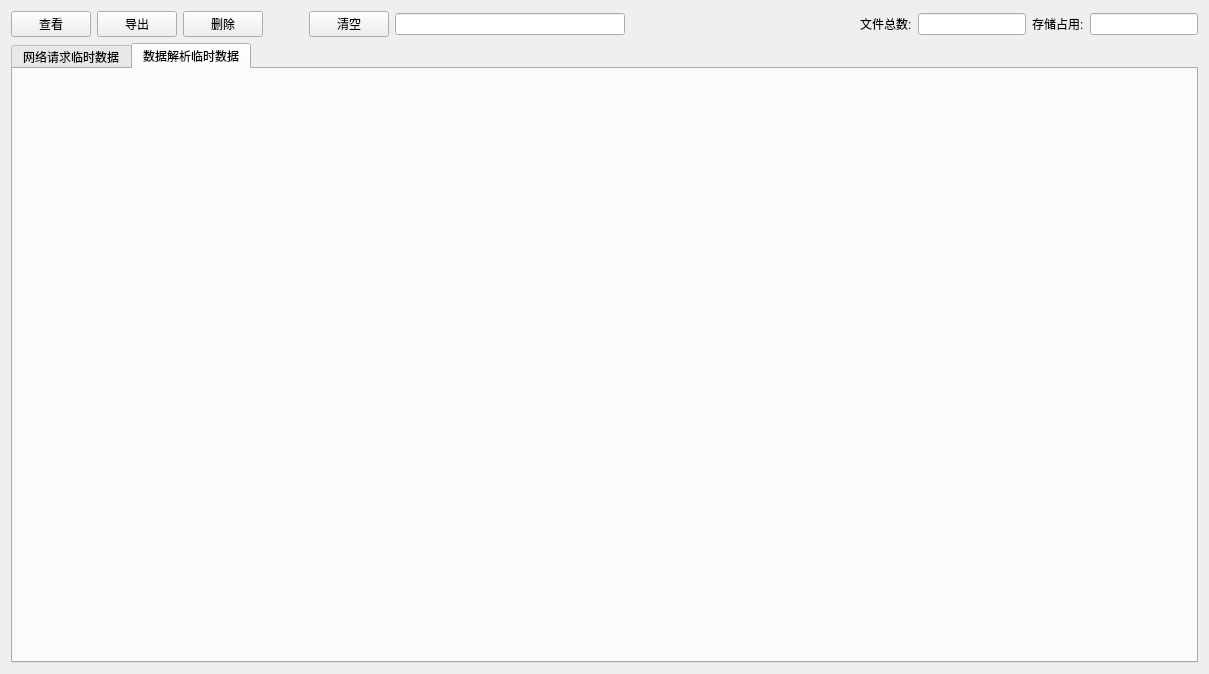
<?xml version="1.0" encoding="UTF-8"?>
<ui version="4.0">
 <class>Ui_TempviewIndex</class>
 <widget class="QWidget" name="Ui_TempviewIndex">
  <property name="geometry">
   <rect>
    <x>0</x>
    <y>0</y>
    <width>1209</width>
    <height>674</height>
   </rect>
  </property>
  <property name="windowTitle">
   <string>Form</string>
  </property>
  <layout class="QVBoxLayout" name="verticalLayout">
   <item>
    <layout class="QHBoxLayout" name="horizontalLayout">
     <item>
      <widget class="QPushButton" name="pushButton">
       <property name="text">
        <string>查看</string>
       </property>
      </widget>
     </item>
     <item>
      <widget class="QPushButton" name="pushButton_2">
       <property name="text">
        <string>导出</string>
       </property>
      </widget>
     </item>
     <item>
      <widget class="QPushButton" name="pushButton_3">
       <property name="text">
        <string>删除</string>
       </property>
      </widget>
     </item>
     <item>
      <spacer name="horizontalSpacer">
       <property name="orientation">
        <enum>Qt::Horizontal</enum>
       </property>
       <property name="sizeType">
        <enum>QSizePolicy::Fixed</enum>
       </property>
       <property name="sizeHint" stdset="0">
        <size>
         <width>40</width>
         <height>20</height>
        </size>
       </property>
      </spacer>
     </item>
     <item>
      <widget class="QPushButton" name="pushButton_4">
       <property name="text">
        <string>清空</string>
       </property>
      </widget>
     </item>
     <item>
      <widget class="QLineEdit" name="lineEdit_3">
       <property name="layoutDirection">
        <enum>Qt::LeftToRight</enum>
       </property>
      </widget>
     </item>
     <item>
      <spacer name="horizontalSpacer_2">
       <property name="orientation">
        <enum>Qt::Horizontal</enum>
       </property>
       <property name="sizeHint" stdset="0">
        <size>
         <width>40</width>
         <height>20</height>
        </size>
       </property>
      </spacer>
     </item>
     <item>
      <widget class="QLabel" name="label">
       <property name="text">
        <string>文件总数:</string>
       </property>
      </widget>
     </item>
     <item>
      <widget class="QLineEdit" name="lineEdit">
       <property name="sizePolicy">
        <sizepolicy hsizetype="Fixed" vsizetype="Fixed">
         <horstretch>0</horstretch>
         <verstretch>0</verstretch>
        </sizepolicy>
       </property>
       <property name="focusPolicy">
        <enum>Qt::NoFocus</enum>
       </property>
       <property name="acceptDrops">
        <bool>false</bool>
       </property>
      </widget>
     </item>
     <item>
      <widget class="QLabel" name="label_2">
       <property name="text">
        <string>存储占用:</string>
       </property>
      </widget>
     </item>
     <item>
      <widget class="QLineEdit" name="lineEdit_2">
       <property name="sizePolicy">
        <sizepolicy hsizetype="Fixed" vsizetype="Fixed">
         <horstretch>0</horstretch>
         <verstretch>0</verstretch>
        </sizepolicy>
       </property>
       <property name="focusPolicy">
        <enum>Qt::NoFocus</enum>
       </property>
       <property name="acceptDrops">
        <bool>false</bool>
       </property>
      </widget>
     </item>
    </layout>
   </item>
   <item>
    <widget class="QTabWidget" name="tabWidget">
     <property name="tabPosition">
      <enum>QTabWidget::North</enum>
     </property>
     <property name="currentIndex">
      <number>1</number>
     </property>
     <widget class="QWidget" name="temp_request">
      <attribute name="title">
       <string>网络请求临时数据</string>
      </attribute>
     </widget>
     <widget class="QWidget" name="temp_parse">
      <attribute name="title">
       <string>数据解析临时数据</string>
      </attribute>
     </widget>
    </widget>
   </item>
  </layout>
 </widget>
 <resources/>
 <connections/>
</ui>
